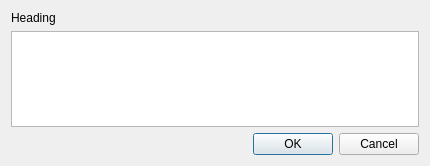
<?xml version="1.0" encoding="UTF-8"?>
<ui version="4.0">
 <class>PlainTextEditDialog</class>
 <widget class="QDialog" name="PlainTextEditDialog">
  <property name="geometry">
   <rect>
    <x>0</x>
    <y>0</y>
    <width>430</width>
    <height>166</height>
   </rect>
  </property>
  <property name="windowTitle">
   <string>Dialog</string>
  </property>
  <property name="sizeGripEnabled">
   <bool>false</bool>
  </property>
  <property name="modal">
   <bool>true</bool>
  </property>
  <layout class="QGridLayout" name="gridLayout">
   <item row="0" column="0">
    <widget class="QLabel" name="output_heading">
     <property name="text">
      <string>Heading</string>
     </property>
    </widget>
   </item>
   <item row="1" column="0">
    <widget class="QPlainTextEdit" name="input_text"/>
   </item>
   <item row="2" column="0">
    <widget class="QDialogButtonBox" name="buttonBox">
     <property name="orientation">
      <enum>Qt::Horizontal</enum>
     </property>
     <property name="standardButtons">
      <set>QDialogButtonBox::Cancel|QDialogButtonBox::Ok</set>
     </property>
    </widget>
   </item>
  </layout>
 </widget>
 <resources/>
 <connections>
  <connection>
   <sender>buttonBox</sender>
   <signal>accepted()</signal>
   <receiver>PlainTextEditDialog</receiver>
   <slot>accept()</slot>
   <hints>
    <hint type="sourcelabel">
     <x>248</x>
     <y>254</y>
    </hint>
    <hint type="destinationlabel">
     <x>157</x>
     <y>274</y>
    </hint>
   </hints>
  </connection>
  <connection>
   <sender>buttonBox</sender>
   <signal>rejected()</signal>
   <receiver>PlainTextEditDialog</receiver>
   <slot>reject()</slot>
   <hints>
    <hint type="sourcelabel">
     <x>316</x>
     <y>260</y>
    </hint>
    <hint type="destinationlabel">
     <x>286</x>
     <y>274</y>
    </hint>
   </hints>
  </connection>
 </connections>
</ui>
